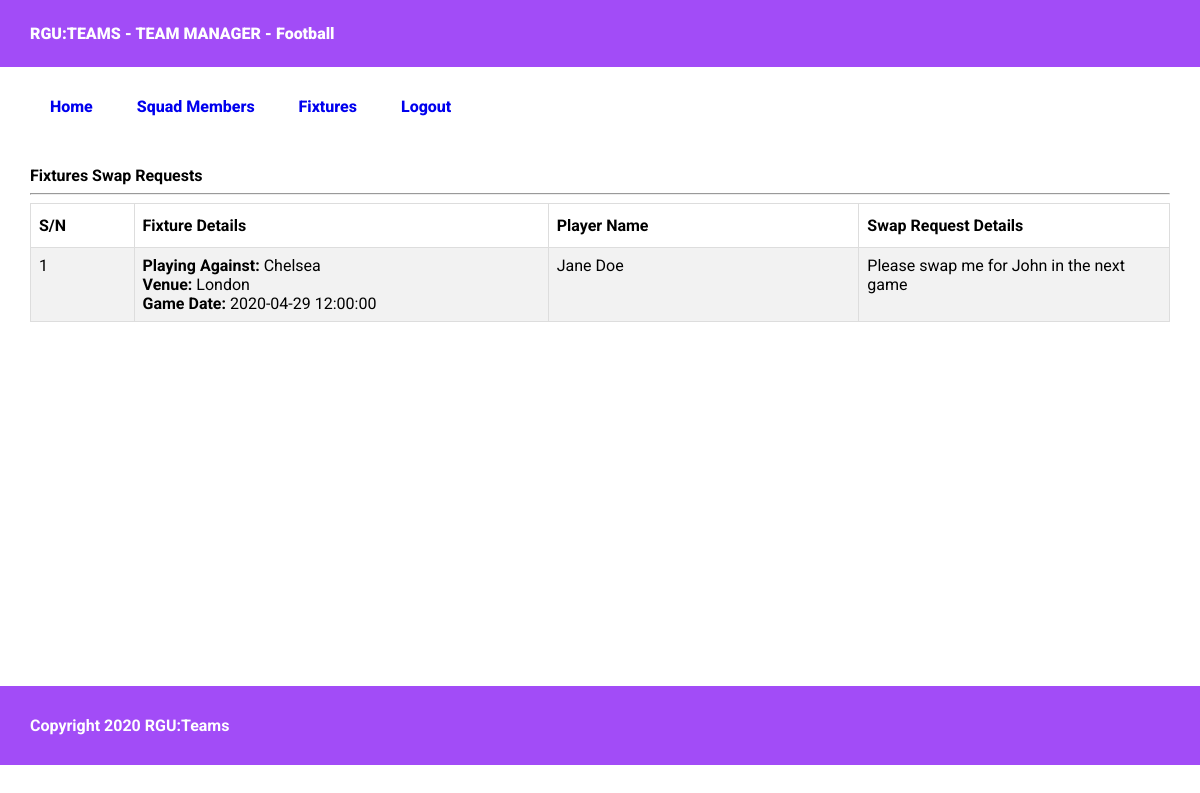
The page /team_manager/view-swap-requests.php?id=4 (signed in) on the database its author committed.
### tables this page shows
CREATE TABLE `swap_requests` (
  `id` int(11) NOT NULL AUTO_INCREMENT,
  `fixture_id` int(11) DEFAULT NULL,
  `student_id` int(11) DEFAULT NULL,
  `message` varchar(255) DEFAULT NULL,
  `created_at` timestamp NULL DEFAULT current_timestamp() ON UPDATE current_timestamp(),
  PRIMARY KEY (`id`)
);

CREATE TABLE `fixtures` (
  `id` int(11) NOT NULL AUTO_INCREMENT,
  `team_id` varchar(255) DEFAULT NULL,
  `away` varchar(255) DEFAULT NULL,
  `location` varchar(255) DEFAULT NULL,
  `game_date` datetime DEFAULT NULL,
  PRIMARY KEY (`id`),
  KEY `team_id` (`team_id`),
  KEY `team_id_2` (`team_id`)
);

CREATE TABLE `students` (
  `id` int(11) NOT NULL AUTO_INCREMENT,
  `student_id` int(11) DEFAULT NULL,
  `full_name` varchar(255) DEFAULT NULL,
  `email` varchar(255) DEFAULT NULL,
  `password` varchar(255) DEFAULT NULL,
  `image` varchar(255) DEFAULT NULL,
  `created_at` timestamp NULL DEFAULT current_timestamp() ON UPDATE current_timestamp(),
  PRIMARY KEY (`id`),
  UNIQUE KEY `student_id` (`student_id`)
);

### team_manager/view-swap-requests.php (the view, shortened to what this page needs)
<?php
require "../database/database.php";
$fixture_id = $_GET['id'];
$query = mysqli_query($database, "SELECT * FROM swap_requests LEFT JOIN students ON swap_requests.student_id = students.student_id LEFT JOIN fixtures ON swap_requests.fixture_id = fixtures.id WHERE swap_requests.fixture_id = '$fixture_id' ORDER BY swap_requests.id ASC");
?>
<!DOCTYPE html>
<html lang="en">
<head>
    <link rel="stylesheet" href="../assets/css/reset.css">
    <link rel="stylesheet" href="../assets/css/app.css">
    <link rel="stylesheet" href="../assets/css/forms.css">
    <link rel="stylesheet" href="https://cdn.jsdelivr.net/npm/flatpickr/dist/flatpickr.min.css">
</head>
<body>
    <header>
        RGU:TEAMS - TEAM MANAGER - <?php echo $_SESSION['team_name'];?>
    </header>
    <?php require "nav.php" ?>
    <main>
        <h3> <b>Fixtures Swap Requests</b> </h3>
        <hr>
        <table>
            <tr>
                <th width="5%"> S/N </th>
                <th width="20%"> Fixture Details</th>
                <th width="15%"> Player Name </th>
                <th width="15%"> Swap Request Details </th>
            </tr>
            <?php $i = 1; while($row = mysqli_fetch_array($query)){?>
                <tr>
                    <td><?php echo $i++?> </td>
                    <td>
                        <b>Playing Against:</b> <?php echo $row['away'] ?> <br>
                        <b>Venue:</b> <?php echo $row['location'] ?> <br>
                        <b>Game Date:</b> <?php echo $row['game_date'] ?> <br>
                    </td>
                    <td>
                        <?php echo $row['full_name'];?>
                    </td>
                    <td>
                        <?php echo $row['message'];?>
                    </td>
                </tr>
            <?php } ?>
        </table>
    </main>
    <footer>
        <b>Copyright 2020 RGU:Teams</b>
    </footer>
</body>
</html>

### assets/css/app.css (style rules this page uses)
body { font-family: "Roboto", sans-serif !important; }
header { background: #A24CF7; width: 95%; height: auto; color: white; font-size: 16px; font-weight: 900; margin: auto; padding: 2% 2.5% !important; }
main { width: 95%; padding: 20px 2.5%; margin: auto; min-height: 500px; }
footer { background: #A24CF7; width: 95%; padding: 30px 2.5%; color: white; margin: auto; }
table { border-collapse: collapse; width: 100%; }
table td, table th { border: 1px solid #ddd; padding: 8px; }
table tr:nth-child(even) { background-color: #f2f2f2; }
table th { padding-top: 12px; padding-bottom: 12px; text-align: left; color: black; font-weight: bold; }

### assets/css/forms.css (style rules this page uses)
::placeholder { font-size: 12px; }

### rows shown on the page
swap_requests: fixture.away "Chelsea", fixture.location "London", fixture.game_date "2020-04-29 12:00:00", students.full_name "Jane Doe", message "Please swap me for John in the next game"

### other values the page prints
$_SESSION['team_name'] "Football"
